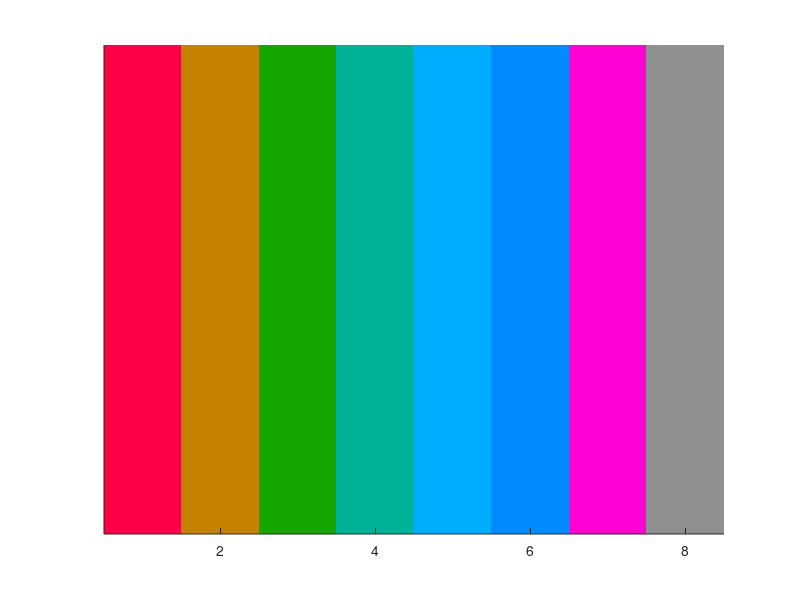

Recreate this plot in MATLAB.
function varargout= flatColorMap(n,L,r,pos,useCenter)
% colormap=flatColorMap(n,L,r,pos,useCenter)
%  make color maps with similar brightness
%
%  default values
%  n (8): number of color;
%  L (60): brightness (L in Lab color, 0 - 100)
%  r (0.9): radius on a-b plane (0-1), regulates color saturation
%  pos ('octagon'): positioning of pick up points on a-b. It must be 'octagon','square', or 'circle'
%  useCenter (true for n>6, false otherwise) use gray color or not
%%
if ~exist('n','var') || isempty(n)
    n=8;
end

if ~exist('L','var')|| isempty(L)
    L=60;
end

if ~exist('r','var')|| isempty(r)
    r=0.9;
end

if ~exist('pos','var')|| isempty(pos)
    pos='octagon';
end

if ~exist('useCenter','var')|| isempty(useCenter)
    if n>6
        useCenter=true;
    else
        useCenter=false;
    end
end

if useCenter
    n=n-1;
end

switch lower(pos)
    case 'circle'
        Lab=cat(3,...
                L*ones(1,n),...
                r*110*cos(2*pi*(1:n)/n),...
                r*110*sin(2*pi*(1:n)/n));
    case 'square'
        Lab=cat(3,...
            L*ones(1,n),...
            interp1((0:4)/4,[1,1,-1,-1,1],(1:n)/n)*110*r,...
            interp1((0:4)/4,[-1,1,1,-1,-1],(1:n)/n)*110*r);
    case 'octagon'
        a=sin(pi/8);
        Lab=cat(3,...
            L*ones(1,n),...
            interp1((0:8)/8,[1,1,a,-a,-1,-1,-a,a,1],(1:n)/n)*110*r,...
            interp1((0:8)/8,[-a,a,1,1,a,-a,-1,-1,-a],(1:n)/n)*110*r);
    otherwise
        warning('wrong optin %s: use ''octagon'' instead',pos)
        a=sin(pi/8);
        Lab=cat(3,...
            L*ones(1,n),...
            interp1((0:8)/8,[1,1,a,-a,-1,-1,-a,a,1],(1:n)/n)*110*r,...
            interp1((0:8)/8,[-a,a,1,1,a,-a,-1,-1,-a],(1:n)/n)*110*r);
end    

if useCenter
    Lab(:,end+1,:)=[L,0,0];
end

colMap=Lab2RGB(Lab);
colMap=double(colMap)/255;
colMap=colMap.^(1/2.2);

if nargout>0
    varargout{1}=squeeze(colMap);
else
    image(colMap)
    set(gca,'YTick',[])
    box off
end

%%
function [R, G, B] = Lab2RGB(L, a, b)

if nargin == 1
  b = L(:,:,3);
  a = L(:,:,2);
  L = L(:,:,1);
end
% Thresholds
T1 = 0.008856;
T2 = 0.206893;
[M, N] = size(L);
s = M * N;
L = reshape(L, 1, s);
a = reshape(a, 1, s);
b = reshape(b, 1, s);
% Compute Y
fY = ((L + 16) / 116) .^ 3;
YT = fY > T1;
fY = (~YT) .* (L / 903.3) + YT .* fY;
Y = fY;
% Alter fY slightly for further calculations
fY = YT .* (fY .^ (1/3)) + (~YT) .* (7.787 .* fY + 16/116);
% Compute X
fX = a / 500 + fY;
XT = fX > T2;
X = (XT .* (fX .^ 3) + (~XT) .* ((fX - 16/116) / 7.787));
% Compute Z
fZ = fY - b / 200;
ZT = fZ > T2;
Z = (ZT .* (fZ .^ 3) + (~ZT) .* ((fZ - 16/116) / 7.787));
% Normalize for D65 white point
X = X * 0.950456;
Z = Z * 1.088754;
% XYZ to RGB
MAT = [ 3.240479 -1.537150 -0.498535;
       -0.969256  1.875992  0.041556;
        0.055648 -0.204043  1.057311];
RGB = max(min(MAT * [X; Y; Z], 1), 0);
R = reshape(RGB(1,:), M, N);
G = reshape(RGB(2,:), M, N);
B = reshape(RGB(3,:), M, N); 
if nargout < 2
  R = uint8(round(cat(3,R,G,B) * 255));
end
